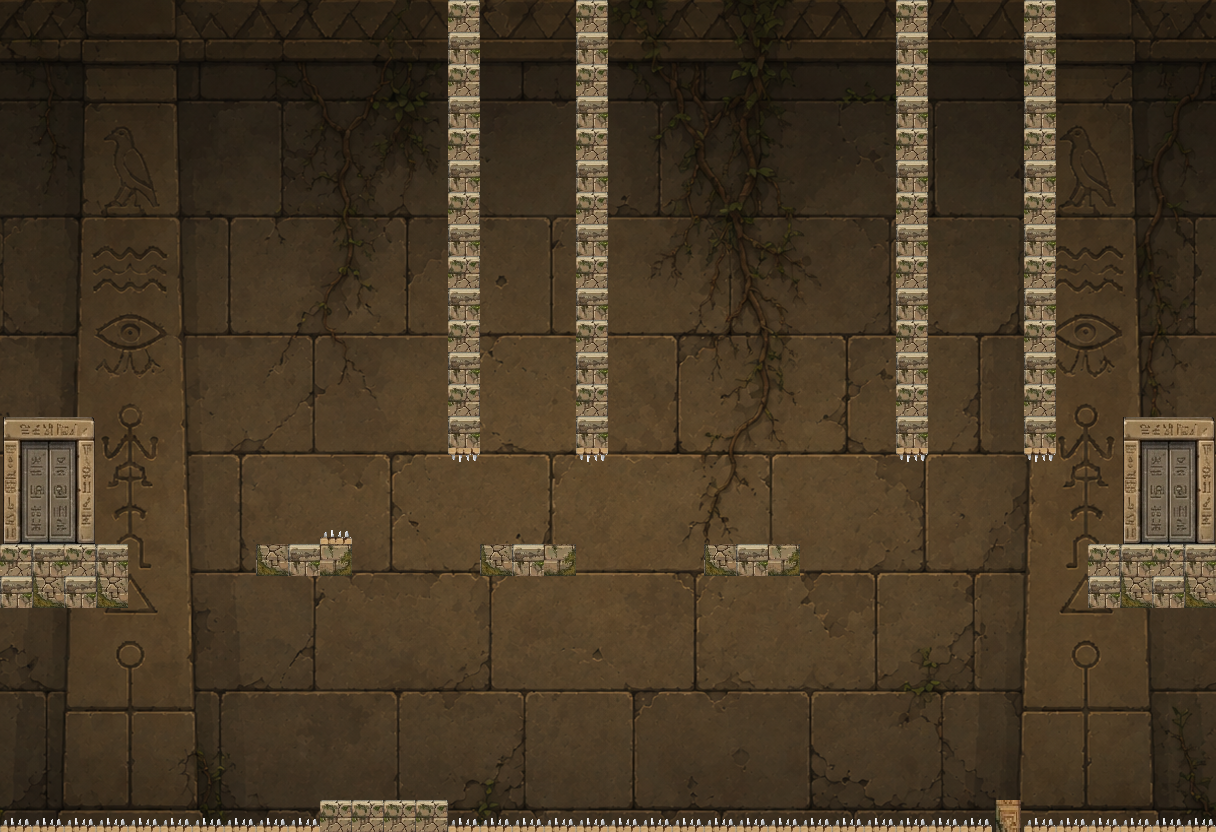

Tiled map render using the project's own tile images. Description and the map definition, with tile-layer contents summarised, below:
An orthogonal 38x26 tile map with 32x32 px tiles, 2 tile layers (Livello tile 1, Livello tile 2), 3 tilesets and 16 objects (5x kill, 4x solid, start, crollo, finish, ...).

<map version="1.10" tiledversion="1.11.2" orientation="orthogonal" renderorder="right-down" width="38" height="26" tilewidth="32" tileheight="32" infinite="0" nextlayerid="51" nextobjectid="17">
 <properties>
  <property name="viaggiPresente" type="int" value="3" />
  <property name="viaggiPassato" type="int" value="4" />
  <property name="dimensionePersonaggio" type="float" value="57.6" />
  <property name="uscita" value="tocco" />
  <property name="titolo" value="Le zanne del tempo" />
  <property name="parallasse" type="float" value="0.75" />
 </properties>
 <tileset firstgid="1" source="Sfondo2.tsx" />
 <tileset firstgid="1537" source="GrigliaPresente.tsx" />
 <tileset firstgid="1693" source="Griglia.tsx" />
 <layer id="1" name="Livello tile 1" width="38" height="26">
  <data>[988 cells, 988 non-empty, 988 distinct tile ids]</data>
 </layer>
 <layer id="2" name="Livello tile 2" width="38" height="26">
  <data>[988 cells, 148 non-empty, 18 distinct tile ids]</data>
 </layer>
 <objectgroup id="50" name="oggetti">
  <object id="1" name="solid" x="0" y="544" width="128" height="64" />
  <object id="2" name="start" x="0" y="416" width="96" height="128" />
  <object id="3" name="solid" x="256" y="544" width="96" height="32" />
  <object id="4" name="kill" x="453" y="0" width="22" height="476" />
  <object id="5" name="crollo" x="704" y="544" width="96" height="32" />
  <object id="6" name="kill" x="581" y="0" width="22" height="476" />
  <object id="7" name="kill" x="901" y="0" width="22" height="476" />
  <object id="8" name="solid" x="1088" y="544" width="128" height="64" />
  <object id="9" name="finish" x="1120" y="416" width="96" height="128" />
  <object id="10" name="kill" x="1029" y="0" width="22" height="476" />
  <object id="11" name="scatto" x="324" y="529" width="24" height="15">
   <properties>
    <property name="distanza" type="float" value="30" />
   </properties>
  </object>
  <object id="12" name="scarabeo" x="740" y="510" width="24" height="24" />
  <object id="13" name="gabbia" x="726" y="492" width="52" height="52" />
  <object id="14" name="geroglifico" x="64" y="504" width="32" height="40">
   <properties>
    <property name="testo" value="Le mie zanne esistono in un tempo solo. Sii dove esse non sono." />
   </properties>
  </object>
  <object id="15" name="solid" x="0" y="832" width="1216" height="32" />
  <object id="16" name="kill" x="0" y="813" width="1216" height="19" />
 </objectgroup>
</map>
